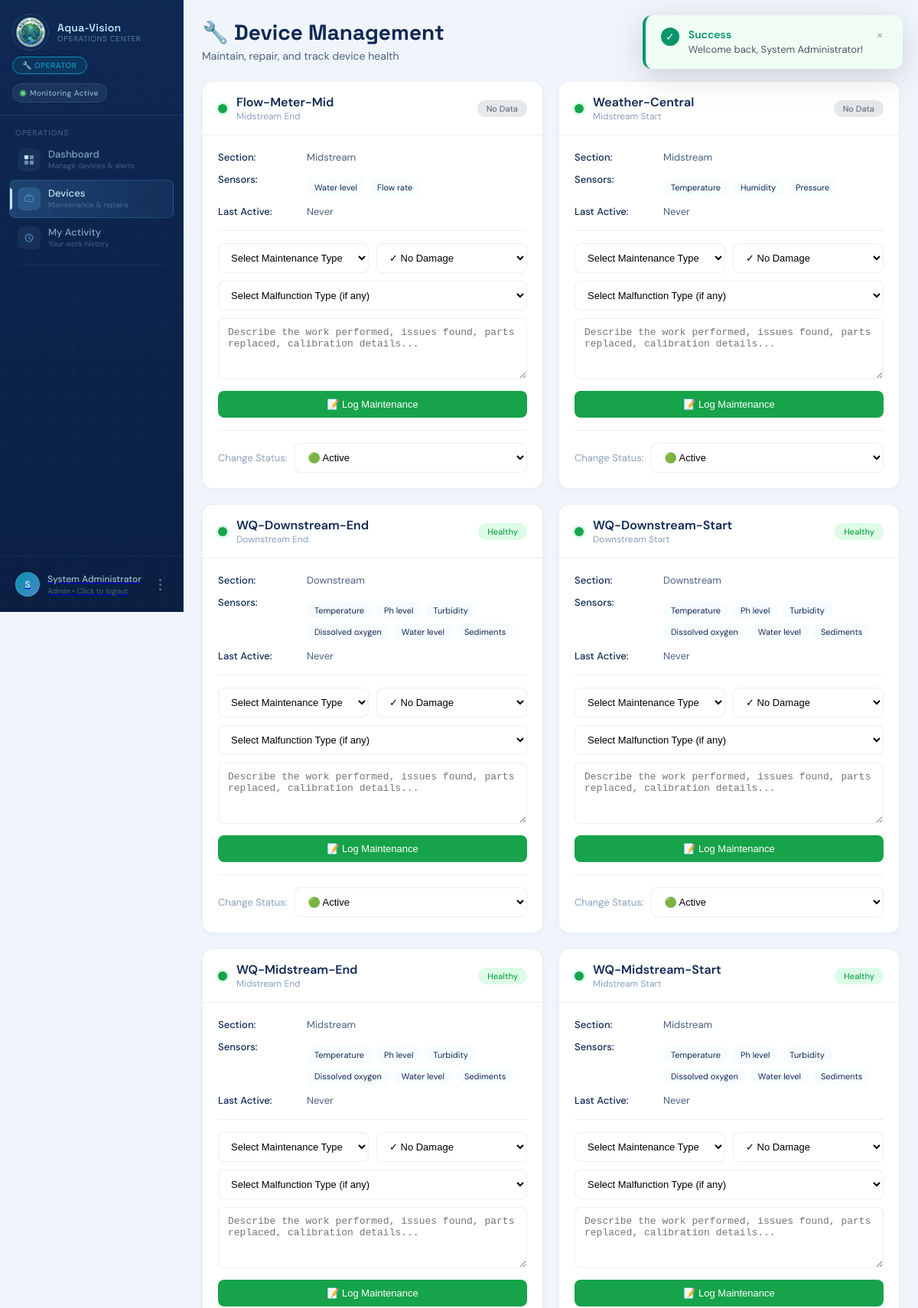
Page /apps/operator/devices.php (signed in, upper part) on the committed database.
### tables this page shows
CREATE TABLE IF NOT EXISTS devices (
    device_id INT AUTO_INCREMENT PRIMARY KEY,
    device_name VARCHAR(100) NOT NULL,
    device_type VARCHAR(50) NOT NULL,
    location_id INT NULL,
    status ENUM('active', 'inactive', 'maintenance', 'offline', 'unassigned') DEFAULT 'active',
    device_condition ENUM('normal', 'displaced', 'damaged', 'malfunctioning') DEFAULT 'normal',
    description TEXT,
    installation_date DATE,
    last_active TIMESTAMP NULL,
    created_at TIMESTAMP DEFAULT CURRENT_TIMESTAMP,
    updated_at TIMESTAMP DEFAULT CURRENT_TIMESTAMP ON UPDATE CURRENT_TIMESTAMP,
    FOREIGN KEY (location_id) REFERENCES locations(location_id) ON DELETE CASCADE
);

CREATE TABLE IF NOT EXISTS locations (
    location_id INT AUTO_INCREMENT PRIMARY KEY,
    location_name VARCHAR(100) NOT NULL,
    river_section ENUM('upstream', 'midstream', 'downstream') NOT NULL,
    location_type ENUM('start', 'end') NOT NULL DEFAULT 'start',
    latitude DECIMAL(10, 8) NOT NULL,
    longitude DECIMAL(11, 8) NOT NULL,
    description TEXT,
    created_at TIMESTAMP DEFAULT CURRENT_TIMESTAMP
);

CREATE TABLE IF NOT EXISTS sensors (
    sensor_id INT AUTO_INCREMENT PRIMARY KEY,
    device_id INT NOT NULL,
    sensor_type ENUM('temperature', 'ph_level', 'turbidity', 'dissolved_oxygen', 'water_level', 'sediments', 'conductivity', 'humidity', 'pressure', 'flow_rate') NOT NULL,
    unit VARCHAR(20) NOT NULL,
    min_threshold DECIMAL(10, 4) NOT NULL,
    max_threshold DECIMAL(10, 4) NOT NULL,
    calibration_date DATE NULL,
    created_at TIMESTAMP DEFAULT CURRENT_TIMESTAMP,
    FOREIGN KEY (device_id) REFERENCES devices(device_id) ON DELETE CASCADE,
    UNIQUE KEY unique_device_sensor (device_id, sensor_type)
);

### apps/operator/devices.php (the view, shortened to what this page needs)
<?php
require_once '../../database/config.php';
function getAllDevices($conn) {
    $sql = "SELECT d.device_id, d.device_name, d.status, d.last_active, d.created_at,
                   l.location_name, l.river_section, l.latitude, l.longitude,
                   COUNT(DISTINCT s.sensor_id) as sensor_count,
                   COUNT(DISTINCT CASE WHEN a.status = 'active' THEN a.alert_id END) as alert_count
            FROM devices d
            LEFT JOIN locations l ON l.location_id = d.location_id
            LEFT JOIN sensors s ON s.device_id = d.device_id
            LEFT JOIN alerts a ON a.sensor_id = s.sensor_id
            GROUP BY d.device_id
            ORDER BY d.device_name";
    return $conn->query($sql)->fetch_all(MYSQLI_ASSOC);
}
function getDeviceSensors($conn, $deviceId) {
    $sql = "SELECT s.sensor_id, s.sensor_type, s.unit, s.min_threshold, s.max_threshold
            FROM sensors s
            WHERE s.device_id = ?";
    $stmt = $conn->prepare($sql);
    $stmt->bind_param("i", $deviceId);
    $stmt->execute();
    return $stmt->get_result()->fetch_all(MYSQLI_ASSOC);
}
function getDeviceHealthStatus($conn, $deviceId) {
    $stmt = $conn->prepare("SELECT COUNT(*) as cnt FROM sensor_readings sr
                           JOIN sensors s ON s.sensor_id = sr.sensor_id
                           WHERE s.device_id = ? AND sr.recorded_at >= DATE_SUB(NOW(), INTERVAL 24 HOUR)");
    $stmt->bind_param("i", $deviceId);
    $stmt->execute();
    $result = $stmt->get_result();
    $readings24h = $result->fetch_assoc()['cnt'] ?? 0;
    $stmt = $conn->prepare("SELECT COUNT(*) as cnt FROM alerts a
                           JOIN sensors s ON s.sensor_id = a.sensor_id
                           WHERE s.device_id = ? AND a.status = 'active'");
    $stmt->bind_param("i", $deviceId);
    $stmt->execute();
    $result = $stmt->get_result();
    $activeAlerts = $result->fetch_assoc()['cnt'] ?? 0;
    try {
        $stmt = $conn->prepare("SELECT performed_at, damage_level FROM maintenance_logs
                               WHERE device_id = ? ORDER BY performed_at DESC LIMIT 1");
        if ($stmt) {
            $stmt->bind_param("i", $deviceId);
            $stmt->execute();
            $result = $stmt->get_result();
            if ($result) {
                $lastMaintenance = $result->fetch_assoc();
            }
        }
    } catch (Exception $e) {
    }
    if ($readings24h == 0) return ['status' => 'offline', 'label' => 'No Data'];
    return ['status' => 'healthy', 'label' => 'Healthy'];
}
$devices = getAllDevices($conn);
?>
<!DOCTYPE html>
<html lang="en">
<head>
</head>
<body>
    <?php include __DIR__ . '/operator_nav.php'; ?>
    <?php include __DIR__ . '/../../assets/toast.php'; ?>
    <div class="main-content">
        <div class="page-header">
            <div>
                <h1 class="page-title">🔧 Device Management</h1>
                <p style="color: var(--text2); font-size: 14px; margin-top: 4px;">Maintain, repair, and track device health</p>
            </div>
        </div>
        <div class="device-grid">
            <?php foreach ($devices as $device):
                $health = getDeviceHealthStatus($conn, $device['device_id']);
                $sensors = getDeviceSensors($conn, $device['device_id']);
            ?>
                <div class="device-card">
                    <div class="device-card-header">
                        <div class="device-status-dot <?= $device['status'] ?>"></div>
                        <div class="device-card-title">
                            <div class="device-name"><?= htmlspecialchars($device['device_name']) ?></div>
                            <div class="device-location"><?= htmlspecialchars($device['location_name'] ?? 'Unknown Location') ?></div>
                        </div>
                        <span class="health-badge <?= $health['status'] ?>"><?= $health['label'] ?></span>
                    </div>
                    <div class="device-card-body">
                        <div class="info-row">
                            <span class="info-label">Section:</span>
                            <span><?= ucfirst($device['river_section'] ?? 'N/A') ?></span>
                        </div>
                        <div class="info-row">
                            <span class="info-label">Sensors:</span>
                            <div class="sensor-list">
                                <?php foreach ($sensors as $sensor): ?>
                                    <span class="sensor-tag"><?= ucfirst(str_replace('_', ' ', $sensor['sensor_type'])) ?></span>
                                <?php endforeach; ?>
                            </div>
                        </div>
                        <div class="info-row">
                            <span class="info-label">Last Active:</span>
                            <span><?= $device['last_active'] ? date('M d, H:i', strtotime($device['last_active'])) : 'Never' ?></span>
                        </div>
                        <form method="POST" class="maintenance-form">
                            <div class="form-row">
                                <select name="maintenance_type" class="form-select" required>
                                    <option value="">Select Maintenance Type</option>
                                </select>
                                <select name="damage_level" class="form-select">
                                    <option value="none">✓ No Damage</option>
                                </select>
                            </div>
                            <div style="margin-bottom: 10px;">
                                <select name="malfunction_type" class="form-select" style="width: 100%;">
                                    <option value="">Select Malfunction Type (if any)</option>
                                </select>
                            </div>
                            <textarea name="maintenance_notes" placeholder="Describe the work performed, issues found, parts replaced, calibration details..." class="form-textarea"></textarea>
                            <button type="submit" name="log_maintenance" class="btn btn-success" style="width: 100%; margin-top: 10px;">
                                📝 Log Maintenance
                            </button>
                        </form>
                        <form method="POST" class="status-form">
                            <span style="font-size: 13px; color: var(--text3);">Change Status:</span>
                            <select name="status" class="form-select" onchange="this.form.submit()" style="flex: 1;">
                                <option value="active" <?= $device['status'] === 'active' ? 'selected' : '' ?>>🟢 Active</option>
                            </select>
                        </form>
                    </div>
                </div>
            <?php endforeach; ?>
        </div>
    </div>
</body>
</html>

### apps/operator/devices.php (style rules this page uses)
*, *::before, *::after { box-sizing: border-box; margin: 0; padding: 0; }
:root { --c1: #0F2854; --c2: #1C4D8D; --c3: #4988C4; --c4: #BDE8F5; --bg: #f0f5fb; --surface: #fff; --border: rgba(15,40,84,.08); --text: #0F2854; --text2: #4a6080; --text3: #8aa0bc; --good: #16a34a; --good-bg: #dcfce7; --warn: #d97706; --warn-bg: #fef3c7; --crit: #dc2626; --crit-bg: #fee2e2; --operator: #0891b2; --operator-bg: #cffafe; --radius: 14px; --radius-sm: 8px; --sidebar-w: 240px; }
body { font-family: 'DM Sans', sans-serif; background: var(--bg); min-height: 100vh; margin-left: var(--sidebar-w); }
.main-content { padding: 24px; max-width: 1400px; }
.page-header { display: flex; justify-content: space-between; align-items: center; margin-bottom: 24px; }
.page-title { font-family: 'Space Grotesk', sans-serif; font-size: 28px; font-weight: 700; color: var(--c1); }
.device-grid { display: grid; grid-template-columns: repeat(auto-fill, minmax(400px, 1fr)); gap: 20px; }
.device-card { background: var(--surface); border-radius: var(--radius); border: 1px solid var(--border); overflow: hidden; box-shadow: 0 2px 8px rgba(15,40,84,0.04); }
.device-card-header { padding: 16px 20px; border-bottom: 1px solid var(--border); display: flex; align-items: center; gap: 12px; }
.device-status-dot { width: 12px; height: 12px; border-radius: 50%; }
.device-status-dot.active { background: var(--good); box-shadow: 0 0 0 3px var(--good-bg); }
.device-card-title { flex: 1; }
.device-name { font-size: 16px; font-weight: 600; color: var(--c1); }
.device-location { font-size: 12px; color: var(--text3); }
.health-badge { padding: 4px 12px; border-radius: 12px; font-size: 11px; font-weight: 500; }
.health-badge.healthy { background: var(--good-bg); color: var(--good); }
.health-badge.offline { background: #e5e7eb; color: #6b7280; }
.device-card-body { padding: 20px; }
.info-row { display: flex; gap: 16px; margin-bottom: 12px; font-size: 13px; color: var(--text2); }
.info-label { font-weight: 500; color: var(--text); min-width: 100px; }
.maintenance-form { margin-top: 16px; padding-top: 16px; border-top: 1px solid var(--border); }
.form-row { display: grid; grid-template-columns: 1fr 1fr; gap: 10px; margin-bottom: 10px; }
.form-select, .form-input, .form-textarea { padding: 10px 12px; border: 1px solid var(--border); border-radius: var(--radius-sm); font-size: 13px; background: var(--surface); width: 100%; }
.form-textarea { min-height: 80px; resize: vertical; }
.btn { display: inline-flex; align-items: center; justify-content: center; gap: 6px; padding: 10px 18px; border-radius: var(--radius-sm); font-size: 13px; font-weight: 500; cursor: pointer; border: none; text-decoration: none; transition: all 0.2s; }
.btn-success { background: var(--good); color: white; }
.status-form { display: flex; align-items: center; gap: 10px; margin-top: 16px; padding-top: 16px; border-top: 1px solid var(--border); }
.sensor-list { display: flex; flex-wrap: wrap; gap: 6px; margin-top: 8px; }
.sensor-tag { padding: 4px 10px; background: var(--c4-soft); border-radius: 10px; font-size: 11px; color: var(--c1); }

### apps/operator/operator_nav.php (style rules this page uses)
:root { --c1: #0F2854; --c2: #1C4D8D; --c3: #4988C4; --c4: #BDE8F5; --c4-soft: rgba(189,232,245,0.13); --c4-hover: rgba(189,232,245,0.20); --operator: #0891b2; --operator-bg: rgba(8, 145, 178, 0.13); --sidebar-w: 240px; --radius: 14px; --radius-sm: 8px; --transition: 0.22s cubic-bezier(0.4, 0, 0.2, 1); }
body { margin-left: var(--sidebar-w); }

### rows in the picture
devices: device_name "Flow-Meter-Mid", location.location_name "Midstream End", label "No Data", location.river_section "Midstream", shows "Never", status "🟢 Active"
sensors: sensor_type "Water level"
sensors: sensor_type "Flow rate"
devices: device_name "Weather-Central", location.location_name "Midstream Start", label "No Data", location.river_section "Midstream", shows "Never", status "🟢 Active"
sensors: sensor_type "Temperature"
sensors: sensor_type "Humidity"
sensors: sensor_type "Pressure"
devices: device_name "WQ-Downstream-End", location.location_name "Downstream End", label "Healthy", location.river_section "Downstream", shows "Never", status "🟢 Active"
sensors: sensor_type "Temperature"
sensors: sensor_type "Ph level"
sensors: sensor_type "Turbidity"
sensors: sensor_type "Dissolved oxygen"
sensors: sensor_type "Water level"
sensors: sensor_type "Sediments"
devices: device_name "WQ-Downstream-Start", location.location_name "Downstream Start", label "Healthy", location.river_section "Downstream", shows "Never", status "🟢 Active"
sensors: sensor_type "Temperature"
sensors: sensor_type "Ph level"
sensors: sensor_type "Turbidity"
sensors: sensor_type "Dissolved oxygen"
sensors: sensor_type "Water level"
sensors: sensor_type "Sediments"
devices: device_name "WQ-Midstream-End", location.location_name "Midstream End", label "Healthy", location.river_section "Midstream", shows "Never"
sensors: sensor_type "Temperature"
sensors: sensor_type "Ph level"
sensors: sensor_type "Turbidity"
sensors: sensor_type "Dissolved oxygen"
sensors: sensor_type "Water level"
sensors: sensor_type "Sediments"
devices: device_name "WQ-Midstream-Start", location.location_name "Midstream Start", label "Healthy", location.river_section "Midstream", shows "Never"
sensors: sensor_type "Temperature"
sensors: sensor_type "Ph level"
sensors: sensor_type "Turbidity"
sensors: sensor_type "Dissolved oxygen"
sensors: sensor_type "Water level"
sensors: sensor_type "Sediments"

### other values in the picture
substr($_SESSION['user_name'] ?? 'O', 0, 1) "S"
$_SESSION['user_name'] "System Administrator"
$_SESSION['user_role'] "Admin"
